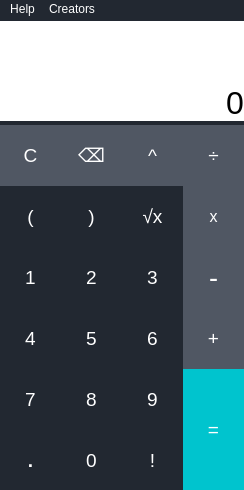
<?xml version="1.0" encoding="UTF-8"?>
<ui version="4.0">
 <class>MainWindow</class>
 <widget class="QMainWindow" name="MainWindow">
  <property name="geometry">
   <rect>
    <x>0</x>
    <y>0</y>
    <width>244</width>
    <height>490</height>
   </rect>
  </property>
  <property name="windowTitle">
   <string>MainWindow</string>
  </property>
  <property name="windowIcon">
   <iconset>
    <normaloff>Calculator_logo_blue.png</normaloff>Calculator_logo_blue.png</iconset>
  </property>
  <property name="styleSheet">
   <string notr="true">background-color:rgb(34, 40, 49);</string>
  </property>
  <widget class="QWidget" name="centralwidget">
   <widget class="QPushButton" name="button_delete">
    <property name="geometry">
     <rect>
      <x>61</x>
      <y>106</y>
      <width>61</width>
      <height>61</height>
     </rect>
    </property>
    <property name="font">
     <font>
      <family>Microsoft YaHei UI</family>
      <pointsize>14</pointsize>
     </font>
    </property>
    <property name="styleSheet">
     <string notr="true">QPushButton{
color:rgb(255,255,255);
background-color:rgb(80, 87, 99);
border-style:none
}

QPushButton:pressed{
color:rgb(0,0,0);
background-color:rgb(149, 153, 160);
}</string>
    </property>
    <property name="text">
     <string>⌫</string>
    </property>
   </widget>
   <widget class="QLabel" name="display">
    <property name="geometry">
     <rect>
      <x>0</x>
      <y>2</y>
      <width>244</width>
      <height>100</height>
     </rect>
    </property>
    <property name="font">
     <font>
      <family>Microsoft YaHei UI</family>
      <pointsize>24</pointsize>
     </font>
    </property>
    <property name="styleSheet">
     <string notr="true">background-color: rgb(255, 255, 255);
</string>
    </property>
    <property name="text">
     <string>0</string>
    </property>
    <property name="alignment">
     <set>Qt::AlignBottom|Qt::AlignRight|Qt::AlignTrailing</set>
    </property>
    <property name="margin">
     <number>10</number>
    </property>
   </widget>
   <widget class="QPushButton" name="button_clear_all">
    <property name="geometry">
     <rect>
      <x>0</x>
      <y>106</y>
      <width>61</width>
      <height>61</height>
     </rect>
    </property>
    <property name="font">
     <font>
      <family>Microsoft YaHei UI</family>
      <pointsize>14</pointsize>
      <weight>50</weight>
      <bold>false</bold>
     </font>
    </property>
    <property name="styleSheet">
     <string notr="true">QPushButton{
color:rgb(255,255,255);
background-color:rgb(80, 87, 99);
border-style:none
}

QPushButton:pressed{
color:rgb(0,0,0);
background-color:rgb(149, 153, 160);
}</string>
    </property>
    <property name="text">
     <string>C</string>
    </property>
   </widget>
   <widget class="QPushButton" name="button_number_six">
    <property name="geometry">
     <rect>
      <x>122</x>
      <y>289</y>
      <width>61</width>
      <height>61</height>
     </rect>
    </property>
    <property name="font">
     <font>
      <family>Microsoft YaHei UI</family>
      <pointsize>14</pointsize>
      <weight>50</weight>
      <bold>false</bold>
     </font>
    </property>
    <property name="styleSheet">
     <string notr="true">QPushButton{
color:rgb(255,255,255);
border-style:none
}

QPushButton:pressed{
color:rgb(0,0,0);
background-color:rgb(149, 153, 160);
}</string>
    </property>
    <property name="text">
     <string>6</string>
    </property>
   </widget>
   <widget class="QPushButton" name="button_number_five">
    <property name="geometry">
     <rect>
      <x>61</x>
      <y>289</y>
      <width>61</width>
      <height>61</height>
     </rect>
    </property>
    <property name="font">
     <font>
      <family>Microsoft YaHei UI</family>
      <pointsize>14</pointsize>
      <weight>50</weight>
      <bold>false</bold>
     </font>
    </property>
    <property name="styleSheet">
     <string notr="true">QPushButton{
color:rgb(255,255,255);
border-style:none
}

QPushButton:pressed{
color:rgb(0,0,0);
background-color:rgb(149, 153, 160);
}</string>
    </property>
    <property name="text">
     <string>5</string>
    </property>
   </widget>
   <widget class="QPushButton" name="button_exponent">
    <property name="geometry">
     <rect>
      <x>122</x>
      <y>106</y>
      <width>61</width>
      <height>61</height>
     </rect>
    </property>
    <property name="font">
     <font>
      <family>Microsoft YaHei UI</family>
      <pointsize>14</pointsize>
     </font>
    </property>
    <property name="styleSheet">
     <string notr="true">QPushButton{
color:rgb(255,255,255);
background-color:rgb(80, 87, 99);
border-style:none
}

QPushButton:pressed{
color:rgb(0,0,0);
background-color:rgb(149, 153, 160);
}</string>
    </property>
    <property name="text">
     <string>^</string>
    </property>
   </widget>
   <widget class="QPushButton" name="button_decimal">
    <property name="geometry">
     <rect>
      <x>0</x>
      <y>411</y>
      <width>61</width>
      <height>61</height>
     </rect>
    </property>
    <property name="font">
     <font>
      <family>Microsoft YaHei UI</family>
      <pointsize>14</pointsize>
      <weight>75</weight>
      <bold>true</bold>
     </font>
    </property>
    <property name="styleSheet">
     <string notr="true">QPushButton{
color:rgb(255,255,255);
border-style:none
}

QPushButton:pressed{
color:rgb(0,0,0);
background-color:rgb(149, 153, 160);
}</string>
    </property>
    <property name="text">
     <string>.</string>
    </property>
   </widget>
   <widget class="QPushButton" name="button_number_zero">
    <property name="geometry">
     <rect>
      <x>61</x>
      <y>411</y>
      <width>61</width>
      <height>61</height>
     </rect>
    </property>
    <property name="font">
     <font>
      <family>Microsoft JhengHei UI</family>
      <pointsize>14</pointsize>
      <weight>50</weight>
      <bold>false</bold>
     </font>
    </property>
    <property name="styleSheet">
     <string notr="true">QPushButton{
color:rgb(255,255,255);
border-style:none
}

QPushButton:pressed{
color:rgb(0,0,0);
background-color:rgb(149, 153, 160);
}</string>
    </property>
    <property name="text">
     <string>0</string>
    </property>
   </widget>
   <widget class="QPushButton" name="button_equal">
    <property name="geometry">
     <rect>
      <x>183</x>
      <y>350</y>
      <width>61</width>
      <height>121</height>
     </rect>
    </property>
    <property name="font">
     <font>
      <family>Microsoft YaHei UI</family>
      <pointsize>14</pointsize>
      <weight>50</weight>
      <bold>false</bold>
     </font>
    </property>
    <property name="whatsThis">
     <string>&lt;html&gt;&lt;head/&gt;&lt;body&gt;&lt;p&gt;&lt;br/&gt;&lt;/p&gt;&lt;p&gt;&lt;br/&gt;&lt;/p&gt;&lt;p&gt;&lt;br/&gt;&lt;/p&gt;&lt;/body&gt;&lt;/html&gt;</string>
    </property>
    <property name="styleSheet">
     <string notr="true">QPushButton{
color:rgb(255,255,255);
background-color:rgb(0, 196, 206);
border-style:none
}

QPushButton:pressed{
color:rgb(0,0,0);
background-color:rgb(107, 233, 239);
}</string>
    </property>
    <property name="text">
     <string>=</string>
    </property>
   </widget>
   <widget class="QPushButton" name="button_multiply">
    <property name="geometry">
     <rect>
      <x>183</x>
      <y>167</y>
      <width>61</width>
      <height>61</height>
     </rect>
    </property>
    <property name="font">
     <font>
      <family>Microsoft YaHei UI</family>
      <pointsize>12</pointsize>
      <weight>50</weight>
      <bold>false</bold>
     </font>
    </property>
    <property name="styleSheet">
     <string notr="true">QPushButton{
color:rgb(255,255,255);
background-color:rgb(80, 87, 99);
border-style:none
}

QPushButton:pressed{
color:rgb(0,0,0);
background-color:rgb(149, 153, 160);
}</string>
    </property>
    <property name="text">
     <string>x</string>
    </property>
   </widget>
   <widget class="QPushButton" name="button_number_seven">
    <property name="geometry">
     <rect>
      <x>0</x>
      <y>350</y>
      <width>61</width>
      <height>61</height>
     </rect>
    </property>
    <property name="font">
     <font>
      <family>Microsoft YaHei UI</family>
      <pointsize>14</pointsize>
      <weight>50</weight>
      <bold>false</bold>
     </font>
    </property>
    <property name="styleSheet">
     <string notr="true">QPushButton{
color:rgb(255,255,255);
border-style:none
}

QPushButton:pressed{
color:rgb(0,0,0);
background-color:rgb(149, 153, 160);
}</string>
    </property>
    <property name="text">
     <string>7</string>
    </property>
   </widget>
   <widget class="QPushButton" name="button_number_eight">
    <property name="geometry">
     <rect>
      <x>61</x>
      <y>350</y>
      <width>61</width>
      <height>61</height>
     </rect>
    </property>
    <property name="font">
     <font>
      <family>Microsoft YaHei UI</family>
      <pointsize>14</pointsize>
      <weight>50</weight>
      <bold>false</bold>
     </font>
    </property>
    <property name="styleSheet">
     <string notr="true">QPushButton{
color:rgb(255,255,255);
border-style:none
}

QPushButton:pressed{
color:rgb(0,0,0);
background-color:rgb(149, 153, 160);
}</string>
    </property>
    <property name="text">
     <string>8</string>
    </property>
   </widget>
   <widget class="QPushButton" name="button_sub">
    <property name="geometry">
     <rect>
      <x>183</x>
      <y>228</y>
      <width>61</width>
      <height>61</height>
     </rect>
    </property>
    <property name="font">
     <font>
      <family>Microsoft YaHei UI</family>
      <pointsize>20</pointsize>
      <weight>50</weight>
      <bold>false</bold>
     </font>
    </property>
    <property name="styleSheet">
     <string notr="true">QPushButton{
color:rgb(255,255,255);
background-color:rgb(80, 87, 99);
border-style:none
}

QPushButton:pressed{
color:rgb(0,0,0);
background-color:rgb(149, 153, 160);
}</string>
    </property>
    <property name="text">
     <string>-</string>
    </property>
   </widget>
   <widget class="QPushButton" name="button_division">
    <property name="geometry">
     <rect>
      <x>183</x>
      <y>106</y>
      <width>61</width>
      <height>61</height>
     </rect>
    </property>
    <property name="font">
     <font>
      <family>Microsoft YaHei UI</family>
      <pointsize>14</pointsize>
      <weight>50</weight>
      <bold>false</bold>
     </font>
    </property>
    <property name="styleSheet">
     <string notr="true">QPushButton{
color:rgb(255,255,255);
background-color:rgb(80, 87, 99);
border-style:none
}

QPushButton:pressed{
color:rgb(0,0,0);
background-color:rgb(149, 153, 160);
}</string>
    </property>
    <property name="text">
     <string>÷</string>
    </property>
   </widget>
   <widget class="QPushButton" name="button_number_nine">
    <property name="geometry">
     <rect>
      <x>122</x>
      <y>350</y>
      <width>61</width>
      <height>61</height>
     </rect>
    </property>
    <property name="font">
     <font>
      <family>Microsoft YaHei UI</family>
      <pointsize>14</pointsize>
      <weight>50</weight>
      <bold>false</bold>
     </font>
    </property>
    <property name="styleSheet">
     <string notr="true">QPushButton{
color:rgb(255,255,255);
border-style:none
}

QPushButton:pressed{
color:rgb(0,0,0);
background-color:rgb(149, 153, 160);
}</string>
    </property>
    <property name="text">
     <string>9</string>
    </property>
   </widget>
   <widget class="QPushButton" name="button_number_one">
    <property name="geometry">
     <rect>
      <x>0</x>
      <y>228</y>
      <width>61</width>
      <height>61</height>
     </rect>
    </property>
    <property name="font">
     <font>
      <family>Microsoft YaHei UI</family>
      <pointsize>14</pointsize>
      <weight>50</weight>
      <bold>false</bold>
     </font>
    </property>
    <property name="styleSheet">
     <string notr="true">QPushButton{
color:rgb(255,255,255);
border-style:none
}

QPushButton:pressed{
color:rgb(0,0,0);
background-color:rgb(149, 153, 160);
}</string>
    </property>
    <property name="text">
     <string>1</string>
    </property>
   </widget>
   <widget class="QPushButton" name="button_open">
    <property name="geometry">
     <rect>
      <x>0</x>
      <y>167</y>
      <width>61</width>
      <height>61</height>
     </rect>
    </property>
    <property name="font">
     <font>
      <family>Microsoft YaHei UI</family>
      <pointsize>14</pointsize>
      <weight>50</weight>
      <bold>false</bold>
     </font>
    </property>
    <property name="styleSheet">
     <string notr="true">QPushButton{
color:rgb(255,255,255);
border-style:none
}

QPushButton:pressed{
color:rgb(0,0,0);
background-color:rgb(149, 153, 160);
}</string>
    </property>
    <property name="text">
     <string>(</string>
    </property>
   </widget>
   <widget class="QPushButton" name="button_number_four">
    <property name="geometry">
     <rect>
      <x>0</x>
      <y>289</y>
      <width>61</width>
      <height>61</height>
     </rect>
    </property>
    <property name="font">
     <font>
      <family>Microsoft YaHei UI</family>
      <pointsize>14</pointsize>
      <weight>50</weight>
      <bold>false</bold>
     </font>
    </property>
    <property name="styleSheet">
     <string notr="true">QPushButton{
color:rgb(255,255,255);
border-style:none
}

QPushButton:pressed{
color:rgb(0,0,0);
background-color:rgb(149, 153, 160);
}</string>
    </property>
    <property name="text">
     <string>4</string>
    </property>
   </widget>
   <widget class="QPushButton" name="button_close">
    <property name="geometry">
     <rect>
      <x>61</x>
      <y>167</y>
      <width>61</width>
      <height>61</height>
     </rect>
    </property>
    <property name="font">
     <font>
      <family>Microsoft YaHei UI</family>
      <pointsize>14</pointsize>
      <weight>50</weight>
      <bold>false</bold>
     </font>
    </property>
    <property name="styleSheet">
     <string notr="true">QPushButton{
color:rgb(255,255,255);
border-style:none
}

QPushButton:pressed{
color:rgb(0,0,0);
background-color:rgb(149, 153, 160);
}</string>
    </property>
    <property name="text">
     <string>)</string>
    </property>
   </widget>
   <widget class="QPushButton" name="button_add">
    <property name="geometry">
     <rect>
      <x>183</x>
      <y>289</y>
      <width>61</width>
      <height>61</height>
     </rect>
    </property>
    <property name="font">
     <font>
      <family>Microsoft YaHei UI</family>
      <pointsize>14</pointsize>
      <weight>50</weight>
      <bold>false</bold>
     </font>
    </property>
    <property name="styleSheet">
     <string notr="true">QPushButton{
color:rgb(255,255,255);
background-color:rgb(80, 87, 99);
border-style:none
}

QPushButton:pressed{
color:rgb(0,0,0);
background-color:rgb(149, 153, 160);
}</string>
    </property>
    <property name="text">
     <string>+</string>
    </property>
   </widget>
   <widget class="QPushButton" name="button_number_two">
    <property name="geometry">
     <rect>
      <x>61</x>
      <y>228</y>
      <width>61</width>
      <height>61</height>
     </rect>
    </property>
    <property name="font">
     <font>
      <family>Microsoft YaHei UI</family>
      <pointsize>14</pointsize>
      <weight>50</weight>
      <bold>false</bold>
     </font>
    </property>
    <property name="styleSheet">
     <string notr="true">QPushButton{
color:rgb(255,255,255);
border-style:none
}

QPushButton:pressed{
color:rgb(0,0,0);
background-color:rgb(149, 153, 160);
}</string>
    </property>
    <property name="text">
     <string>2</string>
    </property>
   </widget>
   <widget class="QPushButton" name="button_factorial">
    <property name="geometry">
     <rect>
      <x>122</x>
      <y>411</y>
      <width>61</width>
      <height>61</height>
     </rect>
    </property>
    <property name="font">
     <font>
      <family>Microsoft YaHei UI</family>
      <pointsize>14</pointsize>
      <weight>50</weight>
      <bold>false</bold>
     </font>
    </property>
    <property name="styleSheet">
     <string notr="true">QPushButton{
color:rgb(255,255,255);
border-style:none
}

QPushButton:pressed{
color:rgb(0,0,0);
background-color:rgb(149, 153, 160);
}</string>
    </property>
    <property name="text">
     <string>!</string>
    </property>
   </widget>
   <widget class="QPushButton" name="button_number_three">
    <property name="geometry">
     <rect>
      <x>122</x>
      <y>228</y>
      <width>61</width>
      <height>61</height>
     </rect>
    </property>
    <property name="font">
     <font>
      <family>Microsoft YaHei UI</family>
      <pointsize>14</pointsize>
      <weight>50</weight>
      <bold>false</bold>
     </font>
    </property>
    <property name="styleSheet">
     <string notr="true">QPushButton{
color:rgb(255,255,255);
border-style:none
}

QPushButton:pressed{
color:rgb(0,0,0);
background-color:rgb(149, 153, 160);
}</string>
    </property>
    <property name="text">
     <string>3</string>
    </property>
   </widget>
   <widget class="QPushButton" name="button_sqrt">
    <property name="geometry">
     <rect>
      <x>122</x>
      <y>167</y>
      <width>61</width>
      <height>61</height>
     </rect>
    </property>
    <property name="font">
     <font>
      <family>Microsoft YaHei UI</family>
      <pointsize>14</pointsize>
     </font>
    </property>
    <property name="styleSheet">
     <string notr="true">QPushButton{
color:rgb(255,255,255);
border-style:none
}

QPushButton:pressed{
color:rgb(0,0,0);
background-color:rgb(149, 153, 160);
}</string>
    </property>
    <property name="text">
     <string>√x</string>
    </property>
   </widget>
  </widget>
  <widget class="QMenuBar" name="menubar">
   <property name="geometry">
    <rect>
     <x>0</x>
     <y>0</y>
     <width>244</width>
     <height>21</height>
    </rect>
   </property>
   <property name="styleSheet">
    <string notr="true">QMenuBar{
color:rgb(255,255,255);
border-style:none
}

QPushButton:hover{
color:rgb(0,0,0);
background-color:rgb(149, 153, 160);
border-radius: 25px;

}</string>
   </property>
   <widget class="QMenu" name="menuHelp">
    <property name="styleSheet">
     <string notr="true">QMenu{
color:rgb(255,255,255);
border-style:none
}

QMenu:hover{
color:rgb(0,0,0);
background-color:rgb(149, 153, 160);
}</string>
    </property>
    <property name="title">
     <string>Help</string>
    </property>
    <widget class="QMenu" name="menuMaz_n_zadan_ch_hodnot">
     <property name="title">
      <string>Mazání zadaných hodnot</string>
     </property>
     <addaction name="actionC_sma_e_cel_dek"/>
     <addaction name="action_sma_e_jeden_zadan_znak"/>
    </widget>
    <widget class="QMenu" name="menuMatematick_operace">
     <property name="title">
      <string>Matematické operace</string>
     </property>
     <addaction name="action_se_te_dv_hodnoty"/>
     <addaction name="action_ode_te_dv_hodnoty"/>
     <addaction name="actionx_vyn_sob_dv_hodnoty"/>
     <addaction name="action_vyd_l_dv_hodnoty"/>
     <addaction name="action_prvn_hodnotu_umocn_na_druhou_zadanou_hodnotu"/>
     <addaction name="action_obecn_odmocnina"/>
     <addaction name="action_faktori_l"/>
    </widget>
    <addaction name="menuMatematick_operace"/>
    <addaction name="menuMaz_n_zadan_ch_hodnot"/>
   </widget>
   <widget class="QMenu" name="menucreators">
    <property name="styleSheet">
     <string notr="true">QMenu{
color:rgb(255,255,255);
border-style:none
}</string>
    </property>
    <property name="title">
     <string>Creators</string>
    </property>
    <addaction name="actionMarek_3pirka"/>
    <addaction name="actionKate_ina_Lojdov"/>
    <addaction name="actionAndrea_Michl_kov"/>
    <addaction name="actionRichard"/>
   </widget>
   <addaction name="menuHelp"/>
   <addaction name="menucreators"/>
  </widget>
  <action name="actionMarek_3pirka">
   <property name="text">
    <string>Marek Špirka</string>
   </property>
   <property name="menuRole">
    <enum>QAction::AboutRole</enum>
   </property>
  </action>
  <action name="actionKate_ina_Lojdov">
   <property name="text">
    <string>Kateřina Lojdová</string>
   </property>
  </action>
  <action name="actionAndrea_Michl_kov">
   <property name="text">
    <string>Andrea Michlíková</string>
   </property>
  </action>
  <action name="actionRichard">
   <property name="text">
    <string>Richard Harman</string>
   </property>
  </action>
  <action name="actionZad_v_n_seln_ch_hodnot">
   <property name="text">
    <string>Zadávání číselných hodnot</string>
   </property>
  </action>
  <action name="actionC_sma_e_cel_dek">
   <property name="text">
    <string>C smaže celý řádek</string>
   </property>
  </action>
  <action name="action_sma_e_jeden_zadan_znak">
   <property name="text">
    <string>⌫ smaže jeden zadaný znak</string>
   </property>
  </action>
  <action name="action_se_te_dv_hodnoty">
   <property name="text">
    <string>+ sečte dvě hodnoty</string>
   </property>
  </action>
  <action name="action_ode_te_dv_hodnoty">
   <property name="text">
    <string>- odečte dvě hodnoty</string>
   </property>
  </action>
  <action name="actionx_vyn_sob_dv_hodnoty">
   <property name="text">
    <string>x vynásobí dvě hodnoty</string>
   </property>
  </action>
  <action name="action_vyd_l_dv_hodnoty">
   <property name="text">
    <string>÷ vydělí dvě hodnoty</string>
   </property>
  </action>
  <action name="action_prvn_hodnotu_umocn_na_druhou_zadanou_hodnotu">
   <property name="text">
    <string>^ obecná mocnina</string>
   </property>
  </action>
  <action name="action_obecn_odmocnina">
   <property name="text">
    <string>√ obecná odmocnina</string>
   </property>
  </action>
  <action name="action_faktori_l">
   <property name="text">
    <string>! faktoriál</string>
   </property>
  </action>
 </widget>
 <resources/>
 <connections/>
</ui>
